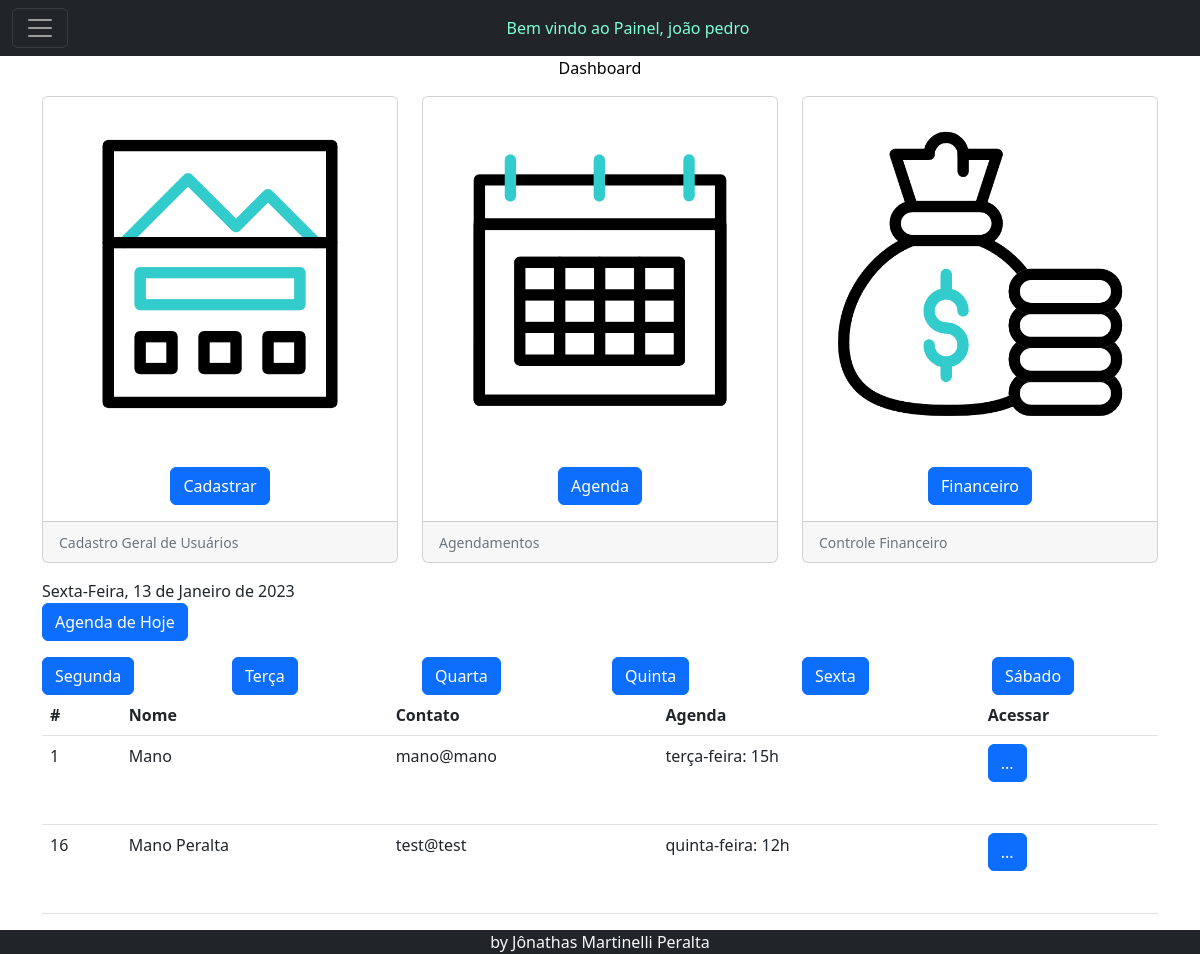
Page /painel.php?busca=Mano (signed in) on the earlier database version.
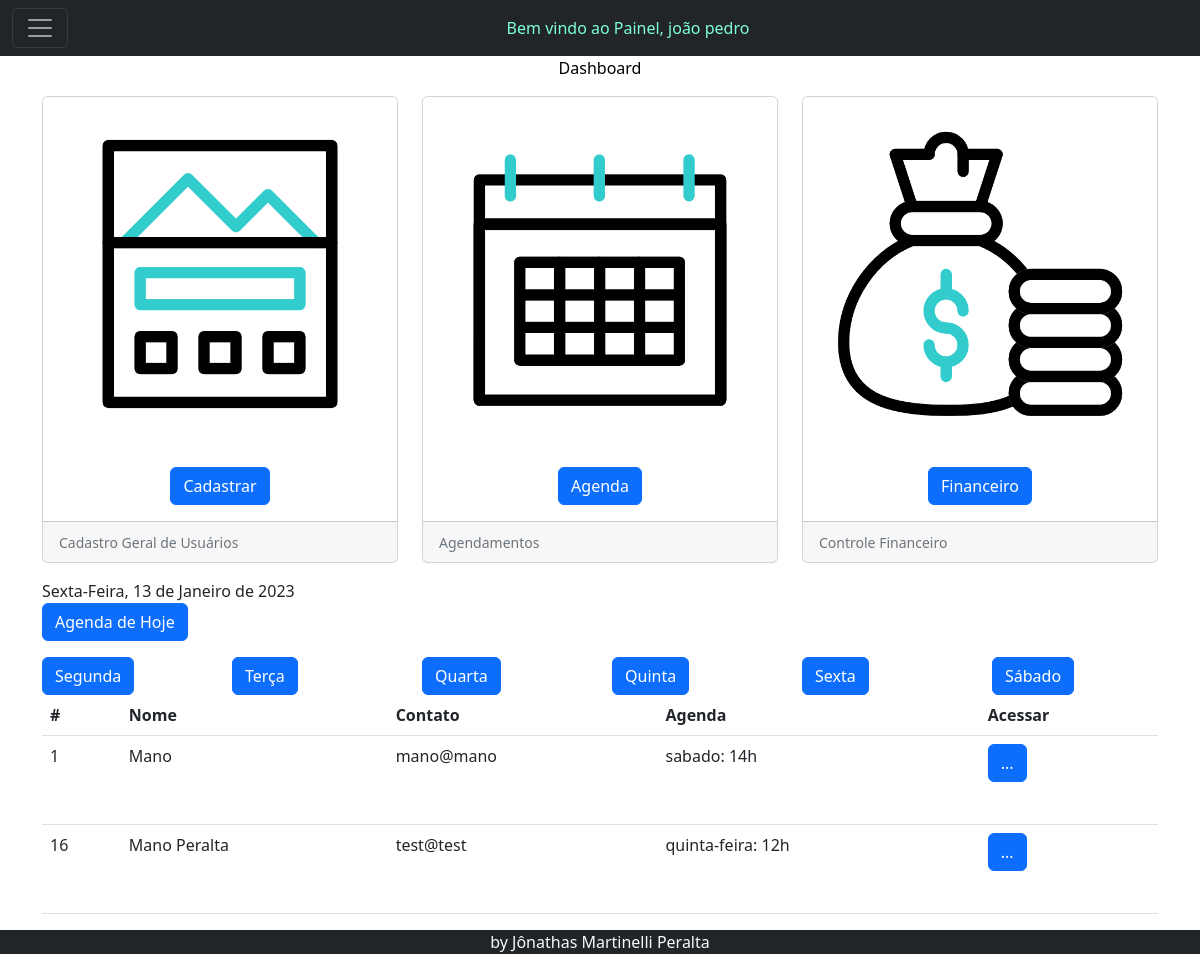
Same page on the later database version.
### tables this page shows
CREATE TABLE `usuarios` (
  `id` int(11) NOT NULL,
  `nome` varchar(140) NOT NULL,
  `fone` varchar(20) NOT NULL,
  `responsavel` varchar(140) NOT NULL,
  `endereco` varchar(150) NOT NULL,
  `email` varchar(140) NOT NULL,
  `data_nasc` date NOT NULL,
  `tipo` varchar(20) NOT NULL,
  `agenda` varchar(150) NOT NULL,
  `senha` varchar(16) NOT NULL,
  `aulas` longtext NOT NULL,
  `matricula` varchar(100) NOT NULL
);

### painel.php (the view, shortened to what this page needs)
<?php
include('conexao.php');
?>
<!doctype html>
<html lang="pt-br">
<head>
  <link href="https://cdn.jsdelivr.net/npm/bootstrap@5.2.1/dist/css/bootstrap.min.css" rel="stylesheet"
>
</head>
<body>
  <header>
<nav class="navbar navbar-dark bg-dark">
  <div class="container-fluid">
    <button class="navbar-toggler" type="button" data-bs-toggle="collapse" data-bs-target="#navbarToggleExternalContent" aria-controls="navbarToggleExternalContent" aria-expanded="false" aria-label="Toggle navigation">
      <span class="navbar-toggler-icon"></span>
    </button>
    <h7 class="text-center m-auto" style="color: aquamarine;">Bem vindo ao Painel, <?php echo $_SESSION['nome'];?>
</h7>
  </div>
</nav>
  </header>
  <main>
    <div class="container">
    <p class="text-center m-11" style="color: black;">Dashboard</p>
    <div class="row row-cols-1 row-cols-md-3 g-4">
  <div class="col">
    <div class="card h-100">
      <img src="img/pagina-de-destino.gif" class="card-img-top" alt="...">
      <div class="card-body ">
        <p class="card-text text-center">
        <a class="btn btn-primary" href="cadastrar.php" role="button">Cadastrar</a>
        </div>
      <div class="card-footer">
        <small class="text-muted">Cadastro Geral de Usuários</small>
      </div>
    </div>
  </div>
  <div class="col">
    <div class="card h-100">
      <img src="img/calendario.gif" class="card-img-top" alt="...">
      <div class="card-body">
      <p class="card-text text-center">
        <a class="btn btn-primary" href="agenda.php" role="button">Agenda</a>
      </div>
      <div class="card-footer">
        <small class="text-muted">Agendamentos</small>
      </div>
    </div>
  </div>
  <div class="col">
    <div class="card h-100">
      <img src="img/bolsa-de-dinheiro.gif" class="card-img-top" alt="...">
      <div class="card-body">
      <p class="card-text text-center">
        <a class="btn btn-primary" href="financeiro.php" role="button">Financeiro</a>
      </div>
      <div class="card-footer">
        <small class="text-muted">Controle Financeiro</small>
      </div>
    </div>
  </div>
</div>
<p>
<form action="">
    <?php
    $meses = array (1 => "Janeiro", 2 => "Fevereiro", 3 => "Março", 4 => "Abril", 5 => "Maio", 6 => "Junho", 7 => "Julho", 8 => "Agosto", 9 => "Setembro", 10 => "Outubro", 11 => "Novembro", 12 => "Dezembro");
    $diasdasemana = array (1 => "Segunda-Feira",2 => "Terça-Feira",3 => "Quarta-Feira",4 => "Quinta-Feira",5 => "Sexta-Feira",6 => "Sábado",0 => "Domingo");
    $variavel =  date('d/m/Y');
    $variavel = str_replace('/','-',$variavel);
    $hoje = getdate(strtotime($variavel));
    $dia = $hoje["mday"];
    $mes = $hoje["mon"];
    $nomemes = $meses[$mes];
    $ano = $hoje["year"];
    $diadasemana = $hoje["wday"];
    $nomediadasemana = $diasdasemana[$diadasemana];
    echo "$nomediadasemana, $dia de $nomemes de $ano";
    ?>
  <br>
    <button class="btn btn-primary" type="submit" role="button">Agenda de Hoje</button>
</form>
<table class="table" border="1">
<table class="table">
  <thead>
    <tr>
      <th scope="col">#</th>
      <th scope="col">Nome</th>
      <th scope="col">Contato</th>
      <th scope="col">Agenda</th>
      <th scope="col">Acessar</th>
    </tr>
  </thead>
  <tbody>
  <?php
  if (!isset($_GET['busca'])) {
    ?>
  <tr>
      <th scope="row">#</th>
      <td colspan="3">Relação para Agenda</td>
    </tr>
    <?php
} else {
  $pesquisa = $mysqli->real_escape_string($_GET['busca']);
$sql_code = "SELECT *
FROM usuarios
WHERE nome LIKE '%$pesquisa%'
OR tipo LIKE '%$pesquisa%'
OR agenda LIKE '%$pesquisa%'";
$sql_query = $mysqli->query($sql_code) or die("Error ao consultar" . $mysqli->error);
if ($sql_query->num_rows == 0) {
  ?>
  <tr>
  <th scope="row">1</th>
  <td colspan="3">Resultados NÃO encontrados...</td>
</tr>
<?php
} else {
while($dados = $sql_query->fetch_assoc()){
        $nome_aula = $dados['nome'];
  ?>
  <tr>
    <td><?php echo $dados['id']; ?></td>
    <td><?php echo $nome_aula; ?></td>
    <td><?php echo $dados['email']; ?></td>
    <td><?php echo $dados['agenda']; ?></td>
    <td>
    <form action="aula.php">
        <button class="btn btn-primary" type="submit" role="button">...</button>
</form>
    </td>
  </tr>
  <?php
}
} ?>
<?php
}
  ?>
<div class="row">
<div class="col">
<form action="">
        <button class="btn btn-primary" type="submit" role="button">Segunda</button>
</form></div>
<div class="col">
<form action="">
        <button class="btn btn-primary" type="submit" role="button">Terça</button>
</form></div>
<div class="col">
<form action="">
        <button class="btn btn-primary" type="submit" role="button">Quarta</button>
</form></div>
<div class="col">
<form action="">
        <button class="btn btn-primary" type="submit" role="button">Quinta</button>
</form></div>
<div class="col">
<form action="">
        <button class="btn btn-primary" type="submit" role="button">Sexta</button>
</form></div>
<div class="col">
<form action="">
        <button class="btn btn-primary" type="submit" role="button">Sábado</button>
</form></div>
</div>
</tbody>
</table>
  </main></div>
  <footer>
    <?php include('footer.php');?>
  </footer>
</body>
</html>

### footer.php
<div class="container-fluid bg-dark">
<div class="container text-center">
  <div class="row">
        <div class="col text-light">
      by Jônathas Martinelli Peralta
    </div>
  </div>
</div>
</div>

Differences in the rows shown:
changed usuarios "Mano": agenda "terça-feira: 15h" → "sabado: 14h"
